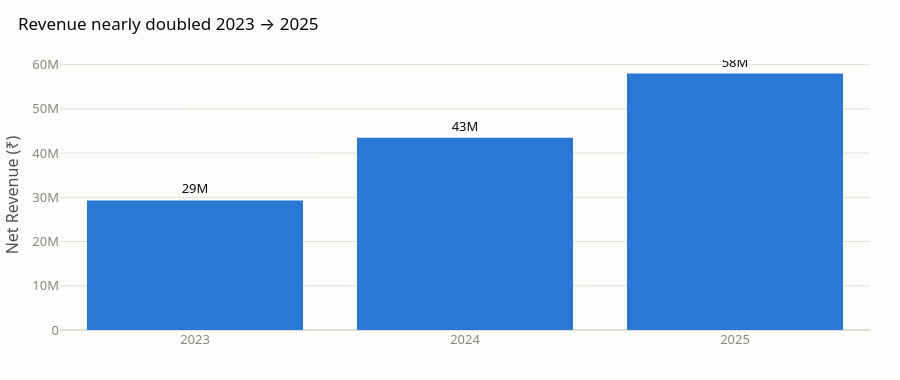

The cell this chart's notebook holds for it:
### Code cell
fig = px.bar(yearly, x="Year", y="Net_Revenue", text_auto=".2s",
             title="Revenue nearly doubled 2023 → 2025", color_discrete_sequence=[CATEGORICAL[0]])
fig.update_traces(textposition="outside")
fig.update_layout(yaxis_title="Net Revenue (₹)", xaxis_title=None, xaxis=dict(type="category"))
finalize(fig, height=380).show()

### Figure 1 — Plotly figure (JSON) as saved in the notebook; plotly's stock layout.template omitted (floating-point values rounded to 4 significant figures)
{"data": [{"hovertemplate": "Year=%{x}<br>Net_Revenue=%{y}<extra></extra>", "legendgroup": "", "marker": {"color": "#2a78d6", "pattern": {"shape": ""}}, "name": "", "orientation": "v", "showlegend": false, "textposition": "outside", "texttemplate": "%{y:.2s}", "type": "bar", "x": [2023, 2024, 2025], "xaxis": "x", "y": [29280000.0, 43480000.0, 58000000.0], "yaxis": "y"}], "layout": {"barmode": "relative", "height": 380, "legend": {"orientation": "h", "tracegroupgap": 0, "x": 0, "xanchor": "left", "y": 1.02, "yanchor": "bottom"}, "title": {"text": "Revenue nearly doubled 2023 → 2025"}, "xaxis": {"anchor": "y", "domain": [0.0, 1.0], "title": {}, "type": "category"}, "yaxis": {"anchor": "x", "domain": [0.0, 1.0], "title": {"text": "Net Revenue (₹)"}}}}
